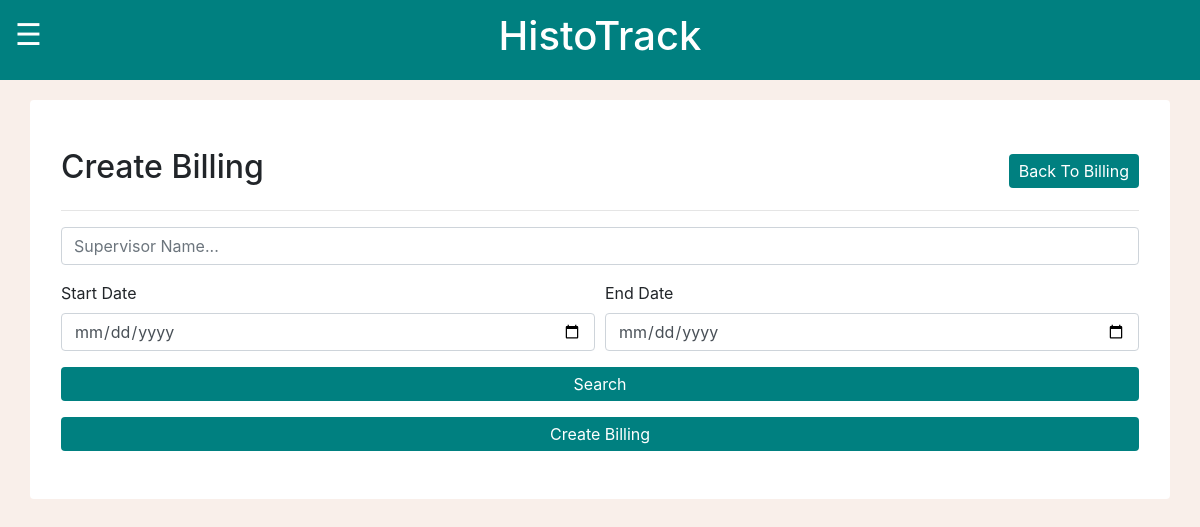
/MCalendar/createBilling/ (signed in), run on an earlier commit of the app's database.
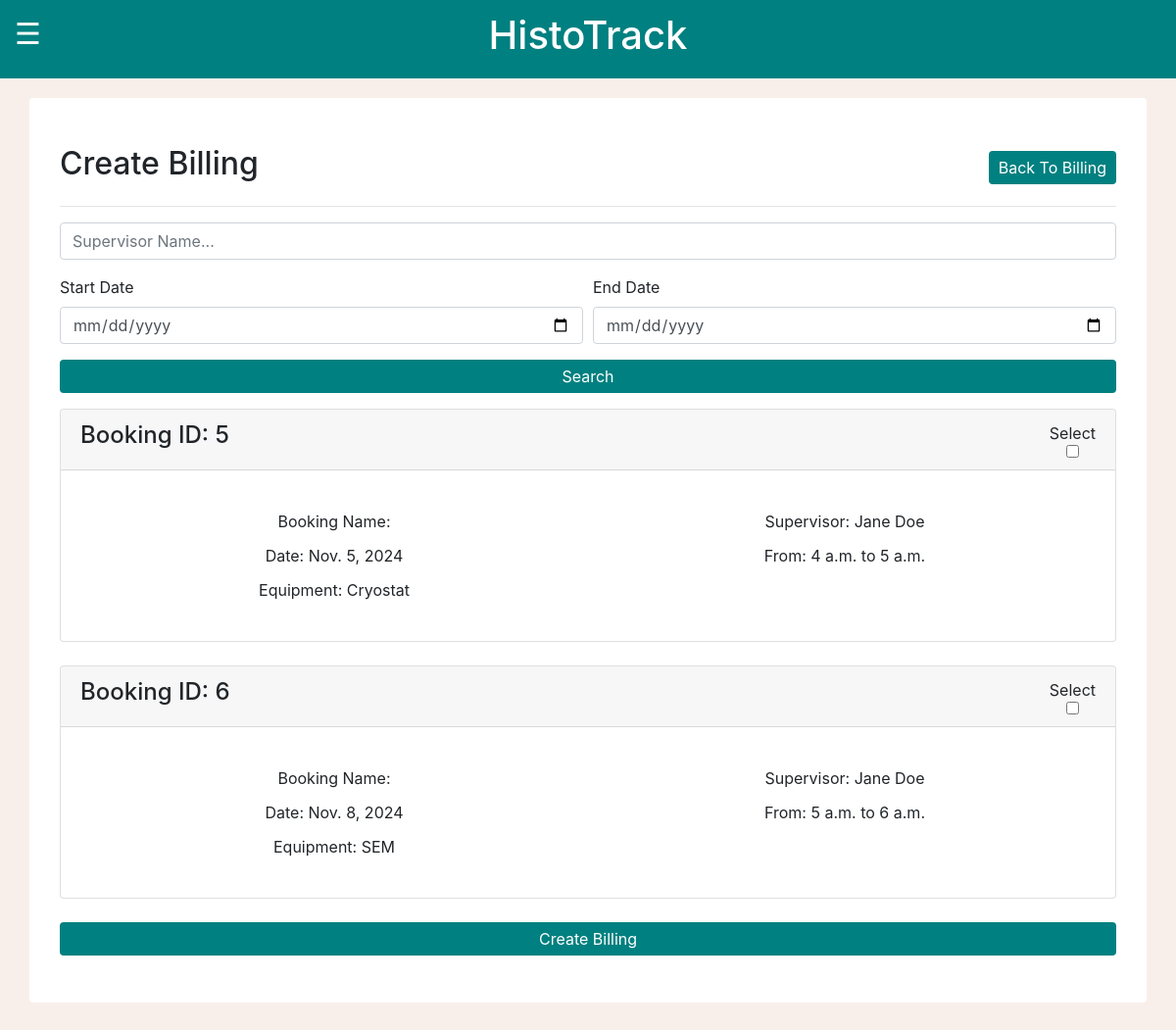
And on a later commit of the database.
### MCalendar/models.py (models this page shows, shortened)
class Event(models.Model):
    invoiceRef = models.CharField(max_length=10, default="None")
    bookingName = models.CharField(max_length=80)
    supervisorName = models.CharField(max_length=80)
    email = models.EmailField()
    bookingDate = models.DateField()
    startTime = models.TimeField()
    finishTime = models.TimeField()
    notes = models.TextField(max_length = 1000)
    equipment = models.CharField(max_length=100, default='Not specified')
    totalTime = models.IntegerField(default=0)
    hourlyRate = models.DecimalField(max_digits=10, decimal_places=2, default=0.00)

### MCalendar/views.py (the view, shortened to what this page needs)
# urls.py: path("createBilling/", views.createBilling, name="createBilling"),
@login_required
def createBilling(request):
    if request.user.is_superuser:
        eventList = Event.objects.all()
        equipmentList = Equipment.objects.all()
        equipment = Equipment.objects.all()
        supervisorName = request.GET.get('supervisorName')
        dateMin = request.GET.get('dateMin')
        dateMax = request.GET.get('dateMax')
        if archiveValidQuery(supervisorName):
            eventList = eventList.filter(supervisorName__icontains=supervisorName)
        if archiveValidQuery(dateMin):
            eventList = eventList.filter(bookingDate__gte=dateMin)
        if archiveValidQuery(dateMax):
            eventList = eventList.filter(bookingDate__lte=dateMax)
        context = {
        'eventList': eventList,
        'equipmentList': equipmentList,
        }
        return render(request, 'createBilling.html', context)
    else:
        messages.success(request, "Please log in before entering that page! Admin access only.")
        logout(request)
        return redirect("loginPage")

### MCalendar/views.py (called while the page is built)
def archiveValidQuery(param): # createBilling is using this aswell to sort through filters. Thanks!
    return param != '' and param is not None

### MCalendar/templates/createBilling.html (shortened to what this page needs)
{% load static %}
<!DOCTYPE html>
<html lang="en">
<head>
    <link rel="stylesheet" href="https://cdn.jsdelivr.net/npm/bootstrap@4.6.2/dist/css/bootstrap.min.css">
    <link rel="stylesheet" href="{% static 'global.css' %}">
</head>
<body>
    <div class="container-fluid text-white topbar">
        <div class="row">
            <div class="col-2 container-fluid text-left">
            <span class="sidebarButton" onclick="toggleNav()">&#9776;</span>
            </div>
            <div class="col-8 container-fluid text-center h1">
                <span>HistoTrack</span>
            </div>
            <div class="col-2"></div>
        </div>
    </div>
    <div class="container rounded bg-white mt-5 mb-5">
        <div class="row">
            <div class="col-md-12">
                <div class="p-3 py-5">
                    <div class="d-flex justify-content-between align-items-center mb-3">
                        <h2 class="text-right">Create Billing</h2>
                        <div class="text-center">
                            <a href="{% url 'billings' %}" class="btn btn-sty">Back To Billing</a>
                        </div>
                    </div>
                    <hr>
                    <form method="GET" action=".">
                        <div class="form-row">
                            <div class="form-group col-12">
                                <div class="input-group">
                                    <input class="form-control py-2" type="search" name="supervisorName" placeholder="Supervisor Name..." />
                                </div>
                            </div>
                        </div>
                        <div class="form-row">
                            <div class="form-group col-md-6 col-lg-6">
                                <label for="startDate">Start Date</label>
                                <input type="date" class="form-control" id="startDate" name="dateMin">
                            </div>
                            <div class="form-group col-md-6 col-lg-6">
                                <label for="endDate">End Date</label>
                                <input type="date" class="form-control" id="endDate" name="dateMax">
                            </div>
                        </div>
                        <button type="submit" class="btn btn-block btn-sty mb-3">Search</button>
                    </form>
    <form method="POST">
        {% for event in eventList %}
            {% if event.invoiceRef == "None" %}
                <div class="card">
                    <div class="card-header">
                        <div class="d-flex justify-content-between align-items-center">
                            <h4>Booking ID: {{ event.id }}</h4>
                            <div class="text-center">
                                <span style="cursor:default">Select<span>
                                <input class="btn btn-block" type="checkbox" name="selectEvent" value="{{ event.id }}">
                            </div>
                        </div>
                    </div>
                    <div class="card-body">
                        <p class="card-text">
                            <div class="details">
                                <div class="detailsListItem">Booking Name: {{ event.bookingName }}</div>
                                <div class="detailsListItem">Supervisor: {{ event.supervisorName }}</div>
                                <div class="detailsListItem">Date: {{ event.bookingDate }}</div>
                                <div class="detailsListItem">From: {{ event.startTime }} to {{ event.finishTime }}</div>
                                <div class="detailsListItem">Equipment: {{ event.equipment }}</div>
                            </div>
                        </p>
                    </div>
                </div>
                <br>
                {% endif %}
            {% endfor %}
                        <input class="btn btn-sty btn-block" type="submit" value="Create Billing">
                    </form>
                </div>
            </div>
        </div>
    </div>
</body>
</html>

What changed in the data, as far as the page shows it:
now on this page (row edited): Event: id "5", supervisorName "Jane Doe", bookingDate "Nov. 5, 2024", startTime "4 a.m.", finishTime "5 a.m.", equipment "Cryostat"
now on this page (row edited): Event: id "6", supervisorName "Jane Doe", bookingDate "Nov. 8, 2024", startTime "5 a.m.", finishTime "6 a.m.", equipment "SEM"
